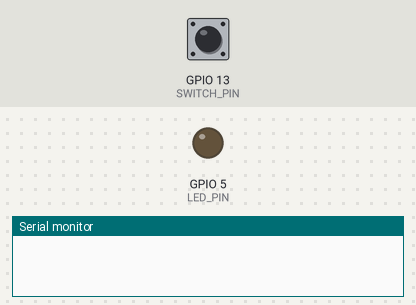
Bench run of a program on a simulated ESP32. Parts: output pins drawn as LEDs (lit = HIGH), the last lines printed to the serial monitor. The inputs (shaded band) are chosen by the test bench; at power-on: GPIO 13 (SWITCH_PIN) HIGH.

Above: at 1.2 s.
1.3 s: GPIO 13 (SWITCH_PIN) pulled LOW for 1 s
At 1.9 s:
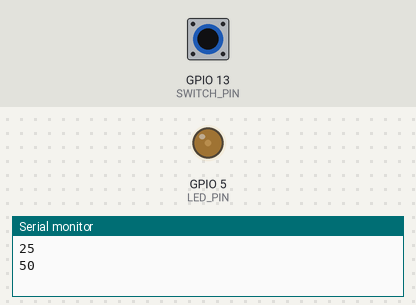
At 3.1 s:
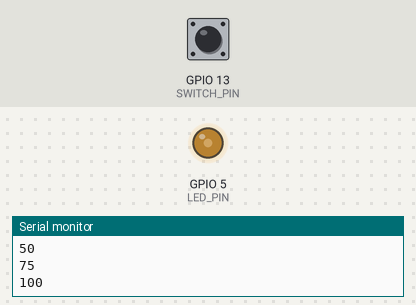
3.8 s: GPIO 13 (SWITCH_PIN) pulled LOW for 3.2 s
At 4.3 s:
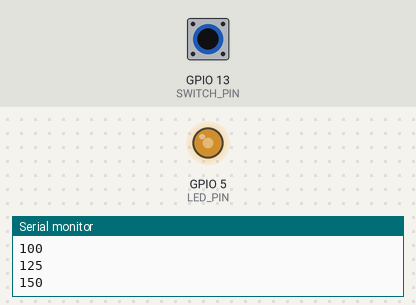
Timing chart, 0 to 8.3 s (numbered marks = the images above; inputs shaded):
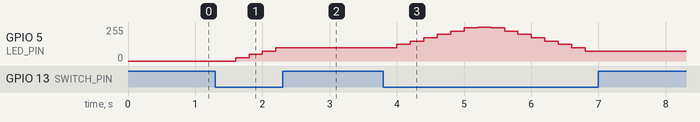

The program:

main.cpp
```cpp
#include <Arduino.h>

#define LED_PIN 5           // PWM-capable pin for LED
#define SWITCH_PIN 13       // Button input pin

int brightness = 0;          // Current brightness (0-255)
int fadeAmount = 25;         // How much to change the brightness
bool lastButtonState = HIGH; // Previous button state
unsigned long lastDebounceTime = 0;  // Debounce timestamp
const unsigned long debounceDelay = 50;  // Debounce delay in ms

void setup() {
  pinMode(LED_PIN, OUTPUT);           // LED as output
  pinMode(SWITCH_PIN, INPUT_PULLUP);  // Switch with internal pull-up

  // PWM Setup: Channel 0, 5kHz frequency, 8-bit resolution
  ledcAttachPin(LED_PIN, 0);
  ledcSetup(0, 5000, 8);

  // Set initial LED brightness to 0
  ledcWrite(0, brightness);
}

void loop() {
  int buttonState = digitalRead(SWITCH_PIN);  // Read button state

  // Debounce handling: Only act if state changes and delay has passed
  if (buttonState != lastButtonState) {
    lastDebounceTime = millis();  // Update debounce timer
  }

  if ((millis() - lastDebounceTime) > debounceDelay) {
    if (buttonState == LOW) {  // On valid button press
      brightness += fadeAmount;  // Change brightness

      // Reverse fade direction if brightness out of range
      if (brightness <= 0 || brightness >= 255) {
        fadeAmount = -fadeAmount;
      }

      // Set new brightness using PWM
      ledcWrite(0, brightness);
      Serial.println(brightness);
    }
  }

  lastButtonState = buttonState;  // Update button state
  delay(200);  // Short delay to smooth loop
}
```

Measured:
- after the input at 1.3 s, GPIO 5 (LED_PIN): 0/255 → 25/255 after 0.30 s, → 50/255 0.20 s later, → 75/255 0.20 s later, → 100/255 0.20 s later
- after the input at 3.8 s, GPIO 5 (LED_PIN): rises from 100/255 to 255/255 in 1.2 s, then falls to 75/255 in 1.6 s
